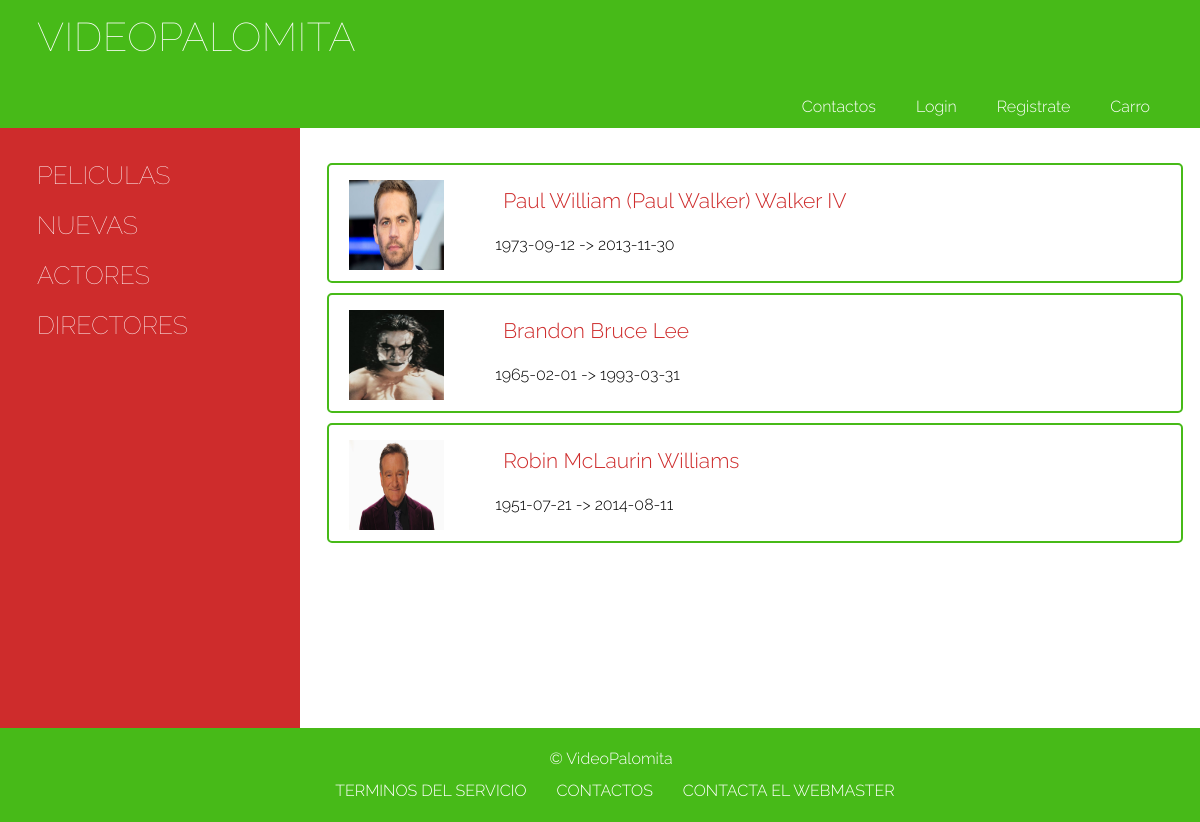
Screenshot of /index.php?page=list&sc=actores with the database file from the repository.
### tables this page shows
CREATE TABLE IF NOT EXISTS `personaje` (
  `nombre` varchar(50) NOT NULL,
  `apellido` varchar(50) NOT NULL,
  `lugarNacimiento` varchar(50) NOT NULL,
  `fechaNacimiento` date NOT NULL,
  `lugarMuerte` varchar(50) NOT NULL,
  `fechaMuerte` date NOT NULL,
  `generoPelicula` varchar(50) NOT NULL,
  `biografia` text NOT NULL,
  `oscar` int(5) NOT NULL,
  `foto` text NOT NULL,
  `pareja` varchar(50) NOT NULL,
  `es_actor` tinyint(1) NOT NULL,
  `es_director` tinyint(1) NOT NULL,
  `code` int(5) NOT NULL
);

### php/Personaje.php (called while the page is built, shortened)
<?php
    class Personaje {
        private $nombre;
        private $apellido;
        private $fechaNacimiento;
        private $fechaMuerte;
        private $foto;
        private $code;
        public function __construct($nombre, $apellido, $lugarNacimiento, $fechaNacimiento, $lugarMuerte, $fechaMuerte, $generoPelicula, $biografia, $oscar, $foto, $pareja, $es_actor, $es_director, $code) {
            $this->nombre = $nombre;
            $this->apellido = $apellido;
            $this->fechaNacimiento = $fechaNacimiento;
            $this->fechaMuerte = $fechaMuerte;
            $this->foto = $foto;
            $this->code = $code;
        }
        public function getNombre() {
        return $this->nombre;
    }
    public function getApellido() {
        return $this->apellido;
    }
    public function getFechaNacimiento() {
        return $this->fechaNacimiento;
    }
    public function getFechaMuerte() {
        return $this->fechaMuerte;
    }
    public function getFoto() {
        return $this->foto;
    }
    public function getCode() {
        return $this->code;
    }
}
?>

### php/list.php (the view, shortened to what this page needs)
<?php
$list = array();
switch ($sc) {
    case 'actores':
        $query = "SELECT * FROM personaje WHERE es_actor = 1";
        $result = $mysqli->query($query);
        $type = 'actores';
        while ($row = $result->fetch_row()) {
            $list[] = new Personaje($row[0], $row[1], $row[2], $row[3], $row[4], $row[5], $row[6], $row[7], $row[8], $row[9], $row[10], $row[11], $row[12], $row[13]);
        }
        break;
}
$i = 0;
while ($i < count($list)) {
    ?>
    <?php if ($type == 'peliculas' || $type == 'nuevas') { ?>
        <div class='box-article box-art-w'>
            <div class='box-image-article'>
                <img class='image-article' src='<?php echo "{$list[$i]->getFoto()}"; ?>' alt='<?php echo "{$list[$i]->getTitulo()}"; ?>'>
            </div><!--
        1		--><div class='name-article'>
                <h3><nobr><a class='art-link' href='index.php?page=list&sc=<?php echo"{$sc}"; ?>&art=<?php echo"{$list[$i]->getCode()}"; ?>' alt='<?php echo "{$list[$i]->getTitulo()} {$list[$i]->getDirector()}"; ?>'><?php echo "{$list[$i]->getTitulo()} {$list[$i]->getDirector()}"; ?></a></nobr></h3>
                <p> Cod. <?php echo "{$list[$i]->getCode()}"; ?>
                </p>
            </div><!--
            --><div class='box-price-article'>
                <h4 class='price-article'><?php echo "{$list[$i]->getPrecio()}"; ?>&#8364;</h4>
                <?php
                if (isset($_SESSION['username'])) {
                    ?> <a href='?page=opcart&type=<?php echo"{$type}"; ?>&sc=add&code=<?php echo "{$list[$i]->getCode()}"; ?>'> <?php } else {
                    ?>
                        <a href='?page=err&code=1'> <?php
                        }
                        ?><img class='cart-image' src='assets/images/cart.jpg' alt='A�ades al carro'></a>
            </div>
        </div>
        <?php
        $i++;
    } else {
        ?>
        <div class='box-article box-art-w'>
            <div class='box-image-article'>
                <img class='image-article' src='<?php echo "{$list[$i]->getFoto()}"; ?>' alt='<?php echo "{$list[$i]->getNombre()} {$list[$i]->getApellido()}"; ?>'>
                <div class='fecha'>
                    <h3><nobr><a class='art-link' href='index.php?page=list&sc=<?php echo"{$sc}"; ?>&art=<?php echo"{$list[$i]->getCode()}"; ?>' alt='<?php echo "{$list[$i]->getNombre()} {$list[$i]->getApellido()}"; ?>'><?php echo "{$list[$i]->getNombre()} {$list[$i]->getApellido()}"; ?></a></nobr></h3>
                    <p><?php echo "{$list[$i]->getFechaNacimiento()}"; ?>
                        ->
        <?php echo "{$list[$i]->getFechaMuerte()}"; ?>
                    </p></div>
            </div>
        </div>
        <?php
        $i++;
    }
}
?>

### assets/stylesheet/main.css (style rules this page uses)
html, body, div, span, applet, object, iframe, h1, h2, h3, h4, h5, h6, p, blockquote, pre, a, abbr, acronym, address, big, cite, code, del, dfn, em, img, ins, kbd, q, s, samp, small, strike, strong, sub, sup, tt, var, b, u, i, center, dl, dt, dd, ol, ul, li, fieldset, form, label, legend, table, caption, tbody, tfoot, thead, tr, th, td, article, aside, canvas, details, embed, figure, figcaption, footer, header, hgroup, menu, nav, output, ruby, section, summary, time, mark, audio, video { margin: 0; padding: 0; border: 0; font-size: 100%; font: inherit; vertical-align: baseline; }
body { line-height: 1; }
*, *:before, *:after { -webkit-box-sizing: border-box; -moz-box-sizing: border-box; box-sizing: border-box; }
body { background: #ce2c2c; font: 300 16px/22px "Raleway", "Georgia", "Open Sans", "Helvetica Neue", Helvetica, Arial, sans-serif; }
h1, h2, h3, h4 { color: black; }
h1, h3, h4, h5, p { margin-bottom: 22px; margin-left: 22px; }
h3 { font-size: 21px; padding-left: 8px; }
.box-article { height: 120px; border: 2px solid #47ba18; border-radius: 5px; padding: 10px 10px 10px 20px; margin: 5px 5px 5px 5px; display: inline-block; float: left; }
.box-art-w { width: 100%; }
.box-image-article { display: inline-block; float: left; }
.image-article { height: 100px; width: 100px; padding: 5px 5px 5px 0; }
.fecha { padding: 15px 15px 5px 20px; width: 70%; display: inline-block; vertical-align: top; }
.art-link { text-decoration: none; color: #ce2c2c; }

### rows the page displays
personaje: shows a picture, nombre "Paul William (Paul Walker)", apellido "Walker IV", fechaNacimiento "1973-09-12", fechaMuerte "2013-11-30"
personaje: shows a picture, nombre "Brandon Bruce", apellido "Lee", fechaNacimiento "1965-02-01", fechaMuerte "1993-03-31"
personaje: shows a picture, nombre "Robin", apellido "McLaurin Williams", fechaNacimiento "1951-07-21", fechaMuerte "2014-08-11"
